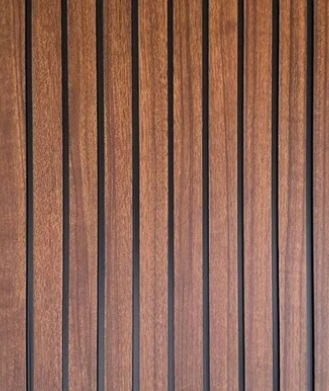
#> input picture dist/krishnagiri-living/louver-reference.jpg, 329 x 391 px, given in place of wood-mica-gloss-ref.jpg, which was not available
$ python make-gsquare-textures.py out.png
#> lines starting #> are read from the running program, lines starting #| are printed output that depends on the picture; after the words box and inside, x2 and y2 are one past the last pixel; in counts of white or black regions, pixels touching at a corner belong together
"""Generate render textures for the gsquare under-staircase viewer (adapted from make-ratesh-foyer-textures.py).

Wood: Bright's glossy/matte wood-mica reference photo (wood-mica-gloss-ref.jpg, 845 px square),
treated as a 24 x 24 in sample (scale is an approximation). wood-tile-vertical.jpg is the photo rotated so
grain runs vertically on upright panels; the TV back panel uses the photo as supplied (horizontal grain).
Pooja CNC doors: the studio's Pattern 1 cutting drawn on a 36 x 54.8 in pair in our matte wood (NOT the
white of the customer's pattern photo). Grass: brighter artificial-grass texture like Bright's photo.

- pooja-door-left.jpg / pooja-door-right.jpg: Scandic Wood 1382 mica (ACE MICA) with the
  studio's Pattern 1 pooja CNC cutting (mandala jali, hanging bells, lotus),
  drawn procedurally as a visual approximation (not a fabrication drawing).
- pooja-glow-left.png / pooja-glow-right.png: emissive masks of the cut-outs so
  the warm pooja light glows through them.
- grass-mat.jpg: illustrative artificial-grass texture.

Usage: python scripts/make-gsquare-textures.py dist/gsquare/textures
"""
import math
import random
import sys

from PIL import Image, ImageDraw, ImageFilter

out = sys.argv[1]
PX = 20  # pixels per inch
W, H = 36 * PX, int(54.8 * PX)  # pair of upper pooja shutters
SEAM = W // 2

src = Image.open(f"{out}/wood-mica-gloss-ref.jpg").convert("RGB")
#> src is the input picture: PIL image 329x391 RGB; mean R, G, B 140.8, 100.6, 84.5
vertical = src.rotate(90, expand=True)
vertical.save(f"{out}/wood-tile-vertical.jpg", quality=90)
# Mirror-tile the vertical-grain sample (24 in square) to cover the 36 x 54.8 in door pair.
ppi = vertical.width / 24
#> ppi = 16.29
big = Image.new("RGB", (vertical.width * 2, vertical.height * 3))
#> big: PIL image 782x987 RGB; every value is 0
for i in range(2):
    for j in range(3):
        t = vertical.transpose(Image.FLIP_LEFT_RIGHT) if i % 2 else vertical
        t = t.transpose(Image.FLIP_TOP_BOTTOM) if j % 2 else t
        big.paste(t, (i * vertical.width, j * vertical.height))
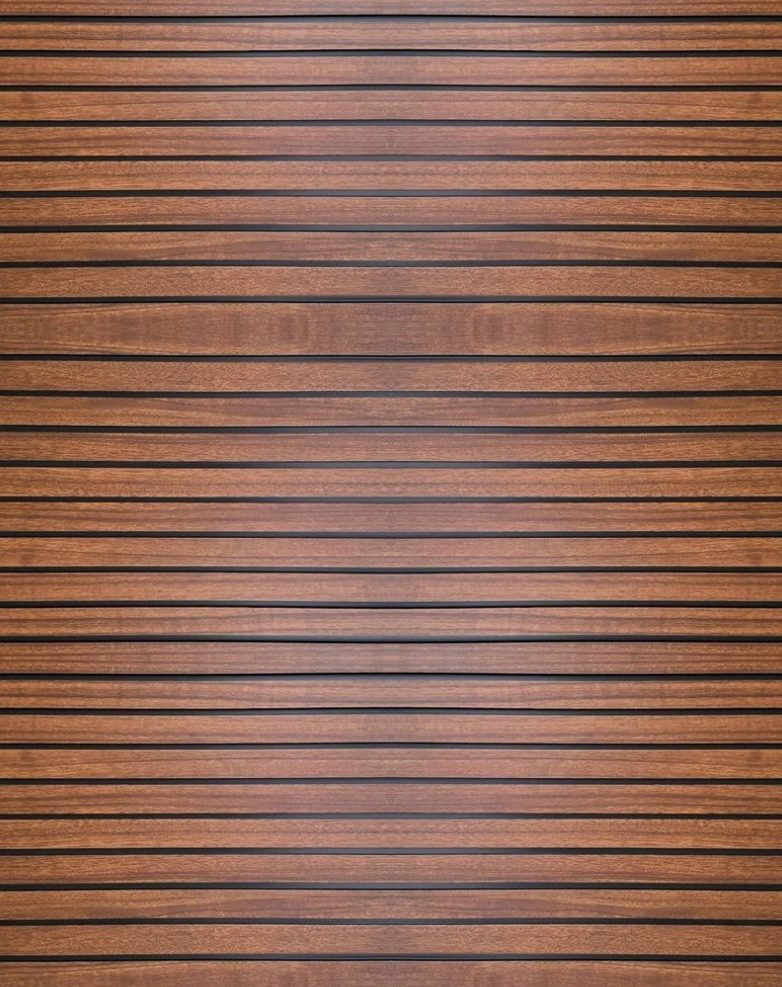
#> big: PIL image 782x987 RGB; mean R, G, B 140.8, 100.6, 84.5
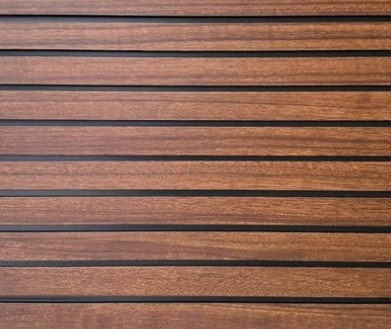
#> t: PIL image 391x329 RGB; mean R, G, B 140.8, 100.6, 84.5
wood = big.crop((0, 0, int(36 * ppi), int(54.8 * ppi))).resize((W, H), Image.LANCZOS)
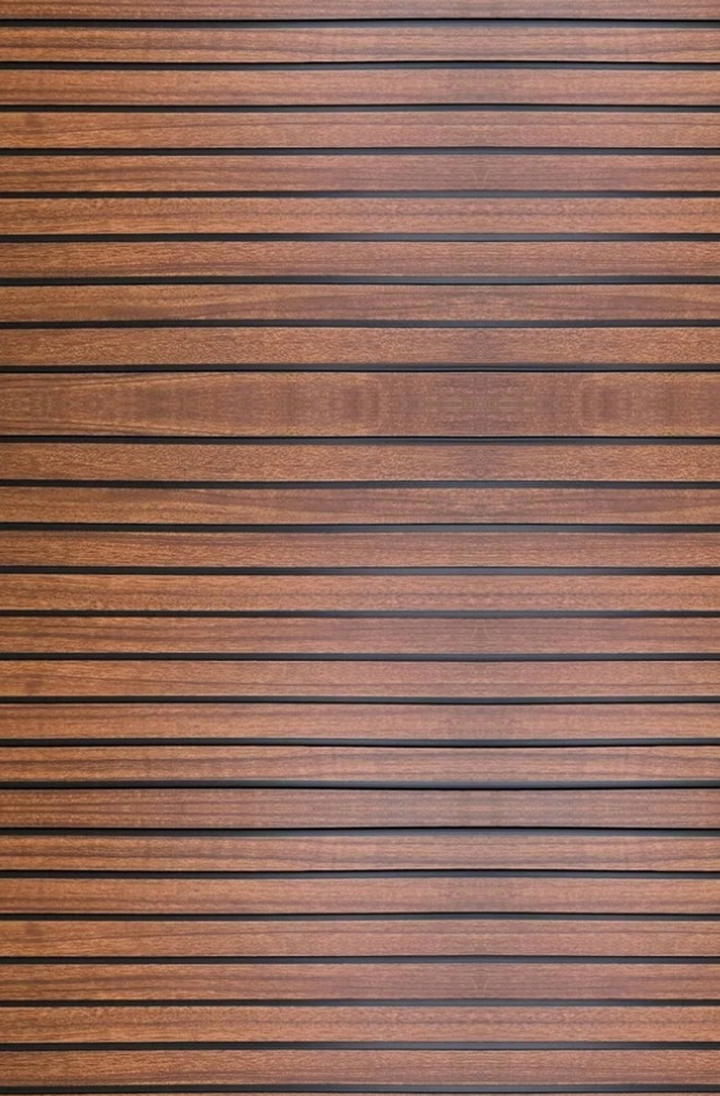
#> wood: PIL image 720x1096 RGB; mean R, G, B 143.4, 104.7, 91

mask = Image.new("L", (W, H), 0)  # 255 = cut-out
#> mask: PIL image 720x1096 L; every value is 0
md = ImageDraw.Draw(mask)


def poly(cx, cy, r, n, rot=0.0):
    return [(cx + r * math.cos(rot + 2 * math.pi * k / n), cy + r * math.sin(rot + 2 * math.pi * k / n)) for k in range(n)]


def clear_of_seam(points, gap=6):
    xs = [p[0] for p in points]
    return max(xs) < SEAM - gap or min(xs) > SEAM + gap


# Mandala jali around a round centre
cx, cy = SEAM, int(H * 0.47)
disc = 2.8 * PX
for ring in range(7):
    r = disc + 22 + ring * 30
    count = 12 + ring * 5
    size = 8 + ring * 1.9
    for k in range(count):
        a = 2 * math.pi * (k + 0.5 * (ring % 2)) / count
        x, y = cx + r * math.cos(a), cy + r * math.sin(a)
        p = poly(x, y, size, 6, a)
        if clear_of_seam(p):
            md.polygon(p, fill=255)
# Outer scalloped petals
for k in range(24):
    a = 2 * math.pi * k / 24
    x, y = cx + (disc + 245) * math.cos(a), cy + (disc + 245) * math.sin(a)
    p = poly(x, y, 15, 10, a)
    if clear_of_seam(p):
        md.polygon(p, fill=255)

# Hanging bells with dotted chains
for bx, length in [(55, 210), (135, 130), (235, 60), (W - 235, 60), (W - 135, 130), (W - 55, 210)]:
    for y in range(14, length, 14):
        md.ellipse((bx - 2.5, y - 2.5, bx + 2.5, y + 2.5), fill=255)
    top = length
    md.ellipse((bx - 6, top - 2, bx + 6, top + 10), fill=255)
    md.polygon([(bx - 9, top + 6), (bx + 9, top + 6), (bx + 17, top + 40), (bx - 17, top + 40)], fill=255)
    md.ellipse((bx - 5, top + 38, bx + 5, top + 48), fill=255)


def lotus(x, y, s):
#> called with x = 265, y = 876, s = 46
    for ang, ln in [(-60, 0.8), (-30, 1.0), (0, 1.15), (30, 1.0), (60, 0.8)]:
        a = math.radians(ang - 90)
        pts = []
        for t in range(21):
            u = t / 20 * math.pi
            px_ = math.sin(u) * 0.28 * s
            py_ = -(1 - math.cos(u)) / 2 * ln * s
            pts.append((x + px_ * math.cos(a + math.pi / 2) - py_ * math.cos(a) * -1 * 0 + py_ * -math.cos(a + math.pi / 2) * 0, 0))
        # simple petal: rotated ellipse polygon
        petal = []
        for t in range(32):
            u = 2 * math.pi * t / 32
            ex, ey = 0.22 * s * math.cos(u), 0.5 * ln * s * math.sin(u)
            ca, sa = math.cos(math.radians(ang)), math.sin(math.radians(ang))
            ox, oy = ex * ca - (ey - 0.5 * ln * s) * sa, ex * sa + (ey - 0.5 * ln * s) * ca
            petal.append((x + ox, y + oy))
        md.polygon(petal, fill=255)
    md.rectangle((x - 0.9 * s, y + 0.12 * s, x + 0.9 * s, y + 0.2 * s), fill=255)


lotus(SEAM - 95, int(H * 0.80), 46)
lotus(SEAM + 95, int(H * 0.80), 46)
#> the loop in lotus (call 2), `for ang, ln in [(-60, 0.8), (-30, 1.0), (0, 1.15), (30, 1.0), (60, 0.8..` made 5 passes
#> a on passes 1 to 5: -2.62, -2.09, -1.57, -1.05, -0.524
lotus(70, int(H * 0.93), 40)
lotus(W - 70, int(H * 0.93), 40)

mask = mask.filter(ImageFilter.GaussianBlur(0.6))

# Compose: warm amber light seen through the cut-outs
glow = Image.new("RGB", (W, H), (236, 158, 70))
gd = ImageDraw.Draw(glow)
for r in range(380, 0, -20):
    k = r / 380
    gd.ellipse((cx - r * 1.4, cy - r * 1.4, cx + r * 1.4, cy + r * 1.4), fill=(int(200 + 50 * (1 - k)), int(110 + 70 * (1 - k)), int(40 + 40 * (1 - k))))
face = Image.composite(glow, wood, mask)
fd = ImageDraw.Draw(face)
# Decorative round centre (no handle function: fronts are handleless)
dark = wood.point(lambda v: int(v * 0.72))
cm = Image.new("L", (W, H), 0)
ImageDraw.Draw(cm).ellipse((cx - disc, cy - disc, cx + disc, cy + disc), fill=255)
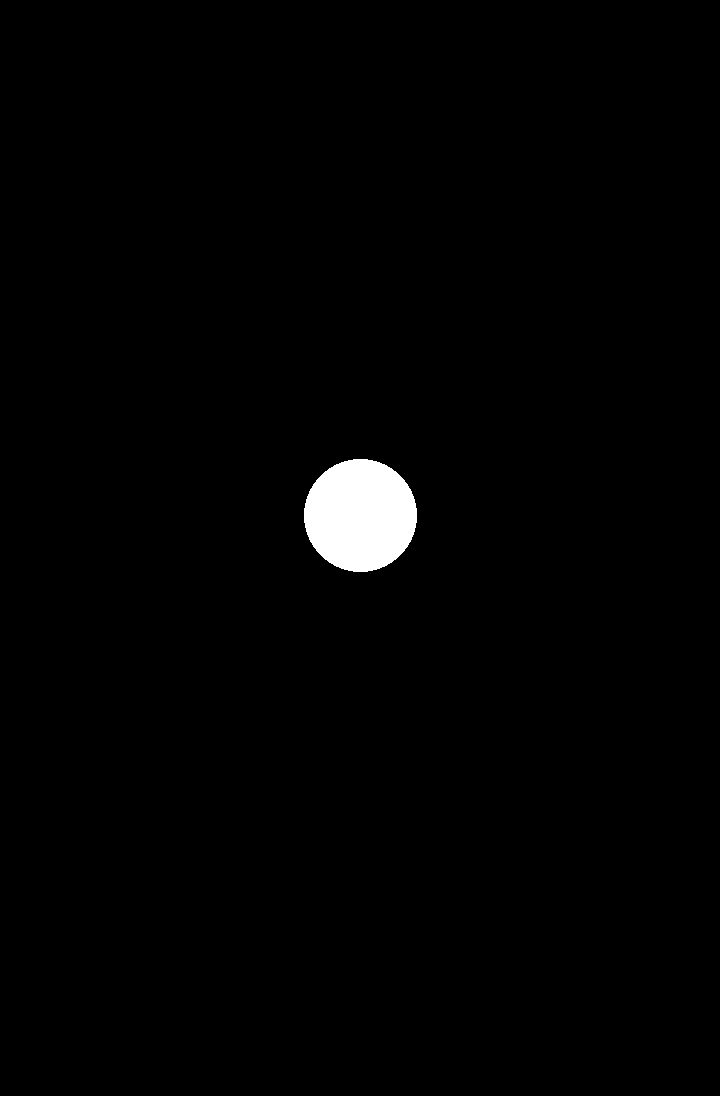
#> cm: PIL image 720x1096 L; 1.3% white; 1 white region, box (x1, y1, x2, y2) and area: (304, 459, 417, 572) 10005
face = Image.composite(dark, face, cm)
fd = ImageDraw.Draw(face)
fd.ellipse((cx - disc, cy - disc, cx + disc, cy + disc), outline=(52, 33, 20), width=3)
fd.line((SEAM, 0, SEAM, H), fill=(40, 26, 16), width=2)

emissive = Image.composite(glow, Image.new("RGB", (W, H), 0), mask)
for name, box in [("left", (0, 0, SEAM, H)), ("right", (SEAM, 0, W, H))]:
    face.crop(box).save(f"{out}/pooja-door-{name}.jpg", quality=88)
    emissive.crop(box).save(f"{out}/pooja-glow-{name}.png", optimize=True)
#> this loop made 2 passes
#> pass 1, `emissive.crop(box).save(f"{out}/pooja-glow-{name}.png", optimize=True)`:
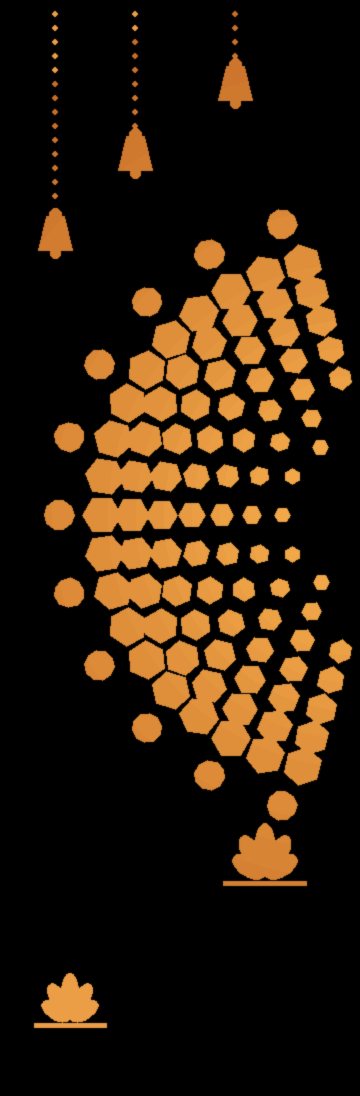
#> saved as pooja-glow-left.png: PIL image 360x1096 RGB; mean R, G, B 42, 27.3, 11.3

# Artificial grass mat (illustrative, tileable-ish)
random.seed(7)
G = 512
g = Image.new("RGB", (G, G), (70, 150, 40))
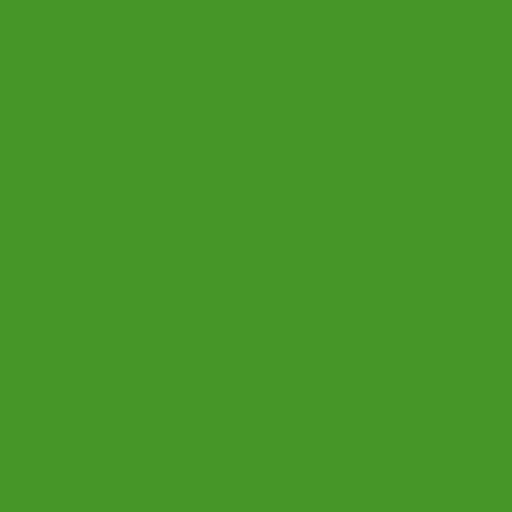
#> g: PIL image 512x512 RGB; mean R, G, B 70, 150, 40
gdraw = ImageDraw.Draw(g)
for _ in range(9000):
    x, y = random.randrange(G), random.randrange(G)
    ln = random.randint(6, 16)
    a = random.uniform(-0.6, 0.6) - math.pi / 2
    c = random.choice([(96, 190, 52), (120, 210, 64), (80, 168, 44), (140, 220, 80), (60, 130, 34)])
    gdraw.line((x, y, x + ln * math.cos(a) * 0.4, y + ln * math.sin(a)), fill=c, width=2)
#> this loop made 9000 passes
#> a on passes 1 to 3: -1.39, -2.1, -1.65
g.save(f"{out}/grass-mat.jpg", quality=86)
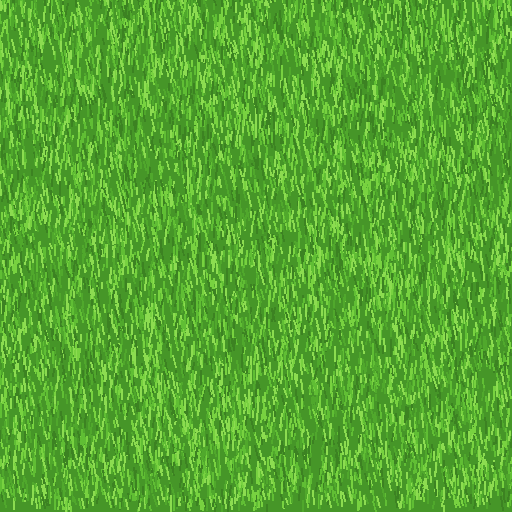
#> saved as grass-mat.jpg: PIL image 512x512 RGB; mean R, G, B 86.2, 168.6, 48.2
print("ok", W, H)
